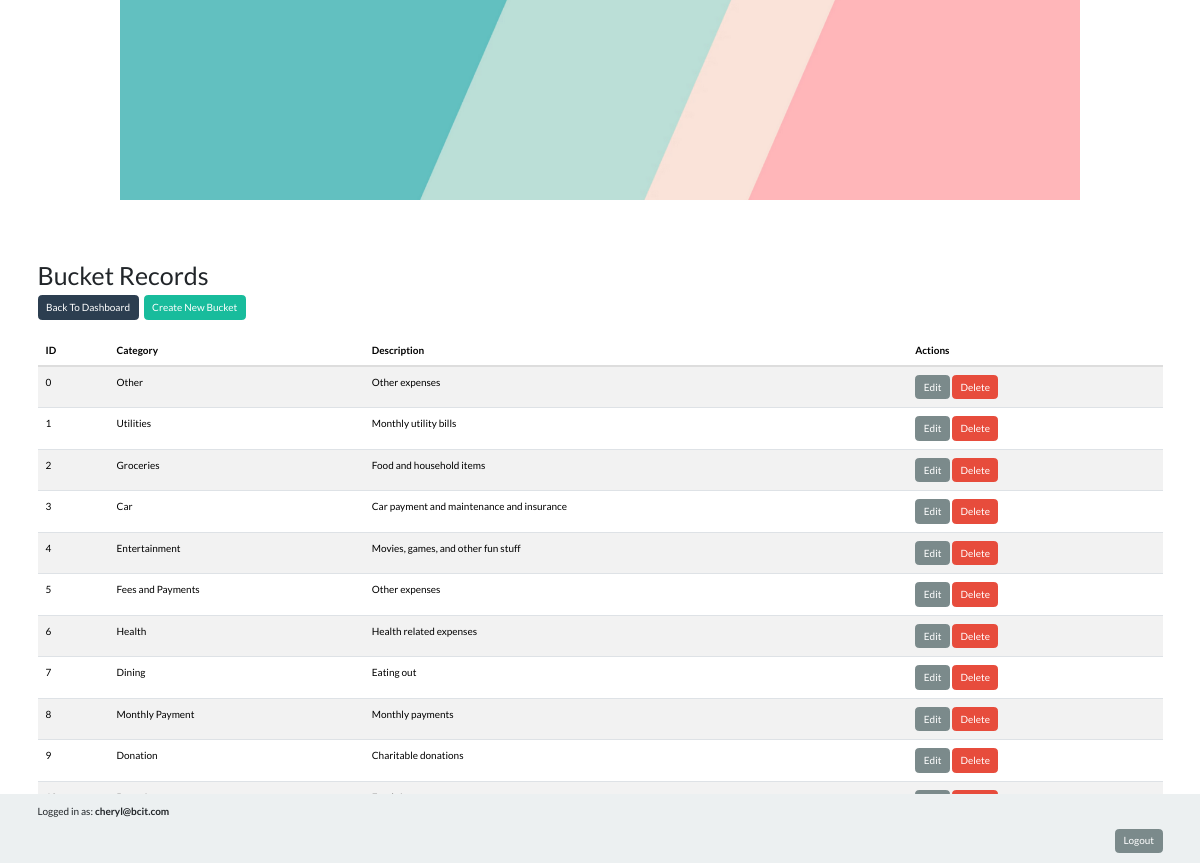
/actions/admin/manage_categories.php (signed in), run on the app's committed database.
### tables this page shows
CREATE TABLE buckets (
                id INTEGER PRIMARY KEY AUTOINCREMENT,
                category TEXT NOT NULL,
                description TEXT NOT NULL
            );

### classes/Bucket.php (called while the page is built, shortened)
<?php
class Bucket {
    public static function fetchAll() {
        $db = Database::getConnection();
        $result = $db->query('SELECT * FROM buckets');
        $buckets = [];
        while ($row = $result->fetchArray(SQLITE3_ASSOC)) {
            $buckets[] = $row;
        }
        return $buckets;
    }
}
?>

### actions/admin/manage_categories.php (the view, shortened to what this page needs)
<?php
require_once($_SERVER['DOCUMENT_ROOT'] . "/inc_header.php");
$buckets = Bucket::fetchAll();
echo "<h2>Bucket Records</h2>";
echo "<div class='d-flex justify-content-start'>";
echo "<a href='../../dashboard/admin_dashboard.php' class='btn btn-primary'>Back To Dashboard</a>";
echo "<div class='mx-2'>";
echo "<a href='/actions/create/create_bucket.php' class='btn btn-success'>Create New Bucket</a>";
echo "</div>";
echo "</div>";
echo "<br/>";
if (!empty($buckets)) {
  echo "<table width='100%' class='table table-striped'>";
  echo "<thead>";
  echo "<tr>";
  echo "<th>ID</th>";
  echo "<th>Category</th>";
  echo "<th>Description</th>";
  echo "<th>Actions</th>";
  echo "</tr>";
  echo "</thead>";
  echo "<tbody>";
  foreach ($buckets as $bucket) {
    echo "<tr>";
    echo "<td>" . htmlspecialchars($bucket['id']) . "</td>";
    echo "<td>" . htmlspecialchars($bucket['category']) . "</td>";
    echo "<td>" . htmlspecialchars($bucket['description']) . "</td>";
    echo "<td>";
    echo "<a href='/actions/update/update_bucket.php?id=" . htmlspecialchars($bucket['id']) . "' class='btn btn-dark'>Edit</a> ";
    echo "<a href='/actions/delete/delete_bucket.php?id=" . htmlspecialchars($bucket['id']) . "' class='btn btn-danger'>Delete</a>";
    echo "</td>";
    echo "</tr>";
  }
  echo "</tbody>";
  echo "</table>";
} else {
  echo "<p>No bucket records found.</p>";
}
?>
<?php include_once($_SERVER['DOCUMENT_ROOT'] . "/inc_footer.php"); ?>

### data on the page
buckets: id "0", category "Other", description "Other expenses"
buckets: id "1", category "Utilities", description "Monthly utility bills"
buckets: id "2", category "Groceries", description "Food and household items"
buckets: id "3", category "Car", description "Car payment and maintenance and insurance"
buckets: id "4", category "Entertainment", description "Movies, games, and other fun stuff"
buckets: id "5", category "Fees and Payments", description "Other expenses"
buckets: id "6", category "Health", description "Health related expenses"
buckets: id "7", category "Dining", description "Eating out"
buckets: id "8", category "Monthly Payment", description "Monthly payments"
buckets: id "9", category "Donation", description "Charitable donations"

### other printed values
$_SESSION['user_email'] "cheryl@bcit.com"
